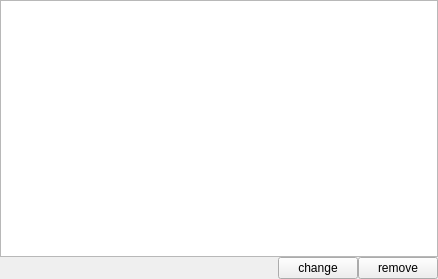
<?xml version="1.0" encoding="UTF-8"?>
<ui version="4.0">
 <class>ListWidget</class>
 <widget class="QWidget" name="ListWidget">
  <property name="geometry">
   <rect>
    <x>0</x>
    <y>0</y>
    <width>438</width>
    <height>279</height>
   </rect>
  </property>
  <property name="windowTitle">
   <string>Form</string>
  </property>
  <layout class="QVBoxLayout" name="verticalLayout">
   <property name="spacing">
    <number>0</number>
   </property>
   <property name="leftMargin">
    <number>0</number>
   </property>
   <property name="topMargin">
    <number>0</number>
   </property>
   <property name="rightMargin">
    <number>0</number>
   </property>
   <property name="bottomMargin">
    <number>0</number>
   </property>
   <item>
    <widget class="QListWidget" name="listWidget">
     <property name="editTriggers">
      <set>QAbstractItemView::DoubleClicked|QAbstractItemView::EditKeyPressed</set>
     </property>
    </widget>
   </item>
   <item>
    <layout class="QHBoxLayout" name="horizontalLayout_2">
     <item>
      <spacer name="horizontalSpacer_2">
       <property name="orientation">
        <enum>Qt::Horizontal</enum>
       </property>
       <property name="sizeHint" stdset="0">
        <size>
         <width>40</width>
         <height>20</height>
        </size>
       </property>
      </spacer>
     </item>
     <item>
      <widget class="QPushButton" name="btn_change">
       <property name="text">
        <string>change</string>
       </property>
      </widget>
     </item>
     <item>
      <widget class="QPushButton" name="btn_remove">
       <property name="text">
        <string>remove</string>
       </property>
      </widget>
     </item>
    </layout>
   </item>
  </layout>
  <action name="actionDel">
   <property name="icon">
    <iconset resource="resource.qrc">
     <normaloff>:/resource/delete.png</normaloff>:/resource/delete.png</iconset>
   </property>
   <property name="text">
    <string>Del</string>
   </property>
   <property name="toolTip">
    <string>delete</string>
   </property>
  </action>
  <action name="actionNew">
   <property name="icon">
    <iconset resource="resource.qrc">
     <normaloff>:/resource/new.png</normaloff>:/resource/new.png</iconset>
   </property>
   <property name="text">
    <string>New</string>
   </property>
   <property name="toolTip">
    <string>new</string>
   </property>
  </action>
 </widget>
 <resources>
  <include location="resource.qrc"/>
 </resources>
 <connections/>
</ui>
